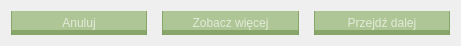
     <widget class="QWidget" name="layoutWidget">
      <property name="geometry">
       <rect>
        <x>10</x>
        <y>590</y>
        <width>461</width>
        <height>41</height>
       </rect>
      </property>
      <layout class="QHBoxLayout" name="horizontalLayout_12">
       <property name="spacing">
        <number>15</number>
       </property>
       <item>
        <widget class="QPushButton" name="pushButton_18">
         <property name="styleSheet">
          <string notr="true">QPushButton{
	font: 350 9pt &quot;Cascadia Code SemiLight&quot;;
	padding-top: 5px;
	color: rgb(226,234,216);
	background-color: rgba(130,170,90,0.6);
	border: none;
	border-left: 1px solid rgba(110,144,76,0.6);
	border-right: 1px solid rgba(110,144,76,0.6);
	border-bottom: 5px solid rgba(110,144,76,0.6);
}
QPushButton:hover{
	background-color: rgba(138,181,96, 0.6);
	border-left: 1px solid rgba(110,144,76,0.6);
	border-right: 1px solid rgba(110,144,76,0.6);
	border-bottom: 5px solid rgba(110,144,76,0.6);
}
QPushButton:pressed{
	background-color: rgba(120,157,83,0.6);
	border-left: 1px solid rgba(110,144,76,0.6);
	border-right: 1px solid rgba(110,144,76,0.6);
	border-bottom: 5px solid rgba(110,144,76,0.6);
	padding-top: -5px;
	border-bottom: none;
}	
</string>
         </property>
         <property name="text">
          <string>Anuluj</string>
         </property>
        </widget>
       </item>
       <item>
        <widget class="QPushButton" name="pushButton_19">
         <property name="styleSheet">
          <string notr="true">QPushButton{
	font: 350 9pt &quot;Cascadia Code SemiLight&quot;;
	padding-top: 5px;
	color: rgb(226,234,216);
	background-color: rgba(130,170,90,0.6);
	border: none;
	border-left: 1px solid rgba(110,144,76,0.6);
	border-right: 1px solid rgba(110,144,76,0.6);
	border-bottom: 5px solid rgba(110,144,76,0.6);
}
QPushButton:hover{
	background-color: rgba(138,181,96, 0.6);
	border-left: 1px solid rgba(110,144,76,0.6);
	border-right: 1px solid rgba(110,144,76,0.6);
	border-bottom: 5px solid rgba(110,144,76,0.6);
}
QPushButton:pressed{
	background-color: rgba(120,157,83,0.6);
	border-left: 1px solid rgba(110,144,76,0.6);
	border-right: 1px solid rgba(110,144,76,0.6);
	border-bottom: 5px solid rgba(110,144,76,0.6);
	padding-top: -5px;
	border-bottom: none;
}	
</string>
         </property>
         <property name="text">
          <string>Zobacz więcej</string>
         </property>
        </widget>
       </item>
       <item>
        <widget class="QPushButton" name="pushButton_20">
         <property name="styleSheet">
          <string notr="true">QPushButton{
	font: 350 9pt &quot;Cascadia Code SemiLight&quot;;
	padding-top: 5px;
	color: rgb(226,234,216);
	background-color: rgba(130,170,90,0.6);
	border: none;
	border-left: 1px solid rgba(110,144,76,0.6);
	border-right: 1px solid rgba(110,144,76,0.6);
	border-bottom: 5px solid rgba(110,144,76,0.6);
}
QPushButton:hover{
	background-color: rgba(138,181,96, 0.6);
	border-left: 1px solid rgba(110,144,76,0.6);
	border-right: 1px solid rgba(110,144,76,0.6);
	border-bottom: 5px solid rgba(110,144,76,0.6);
}
QPushButton:pressed{
	background-color: rgba(120,157,83,0.6);
	border-left: 1px solid rgba(110,144,76,0.6);
	border-right: 1px solid rgba(110,144,76,0.6);
	border-bottom: 5px solid rgba(110,144,76,0.6);
	padding-top: -5px;
	border-bottom: none;
}	
</string>
         </property>
         <property name="text">
          <string>Przejdź dalej</string>
         </property>
        </widget>
       </item>
      </layout>
     </widget>
